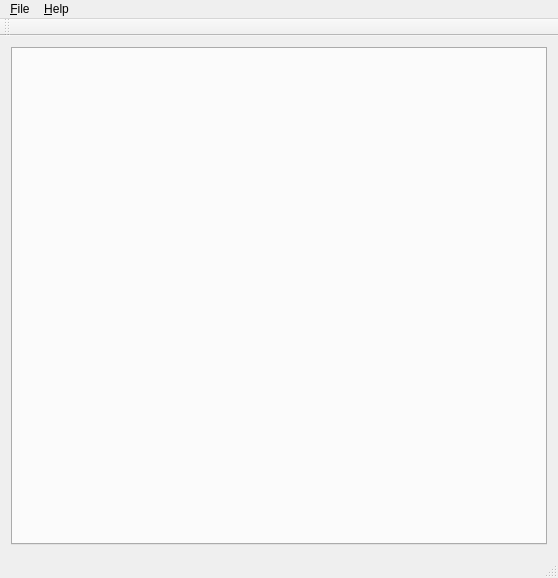
<?xml version="1.0" encoding="UTF-8"?>
<ui version="4.0">
 <class>MainWindow</class>
 <widget class="QMainWindow" name="MainWindow">
  <property name="geometry">
   <rect>
    <x>0</x>
    <y>0</y>
    <width>558</width>
    <height>578</height>
   </rect>
  </property>
  <property name="windowTitle">
   <string>MainWindow</string>
  </property>
  <property name="unifiedTitleAndToolBarOnMac">
   <bool>true</bool>
  </property>
  <widget class="QWidget" name="centralWidget">
   <layout class="QVBoxLayout" name="verticalLayout">
    <item>
     <widget class="QTabWidget" name="marketsTabWidget">
      <property name="currentIndex">
       <number>-1</number>
      </property>
     </widget>
    </item>
   </layout>
  </widget>
  <widget class="QMenuBar" name="menuBar">
   <property name="geometry">
    <rect>
     <x>0</x>
     <y>0</y>
     <width>558</width>
     <height>21</height>
    </rect>
   </property>
   <widget class="QMenu" name="menu_File">
    <property name="title">
     <string>&amp;File</string>
    </property>
    <addaction name="action_Quit"/>
   </widget>
   <widget class="QMenu" name="menu_Help">
    <property name="title">
     <string>&amp;Help</string>
    </property>
    <addaction name="actionAbout_Qt"/>
    <addaction name="separator"/>
    <addaction name="action_About"/>
   </widget>
   <addaction name="menu_File"/>
   <addaction name="menu_Help"/>
  </widget>
  <widget class="QToolBar" name="mainToolBar">
   <attribute name="toolBarArea">
    <enum>TopToolBarArea</enum>
   </attribute>
   <attribute name="toolBarBreak">
    <bool>false</bool>
   </attribute>
  </widget>
  <widget class="QStatusBar" name="statusBar"/>
  <action name="action_Quit">
   <property name="text">
    <string>&amp;Quit</string>
   </property>
   <property name="shortcut">
    <string>Ctrl+Q</string>
   </property>
  </action>
  <action name="actionAbout_Qt">
   <property name="text">
    <string>About &amp;Qt</string>
   </property>
  </action>
  <action name="action_About">
   <property name="text">
    <string>&amp;About</string>
   </property>
   <property name="shortcut">
    <string>F1</string>
   </property>
  </action>
 </widget>
 <layoutdefault spacing="6" margin="11"/>
 <resources/>
 <connections/>
</ui>
